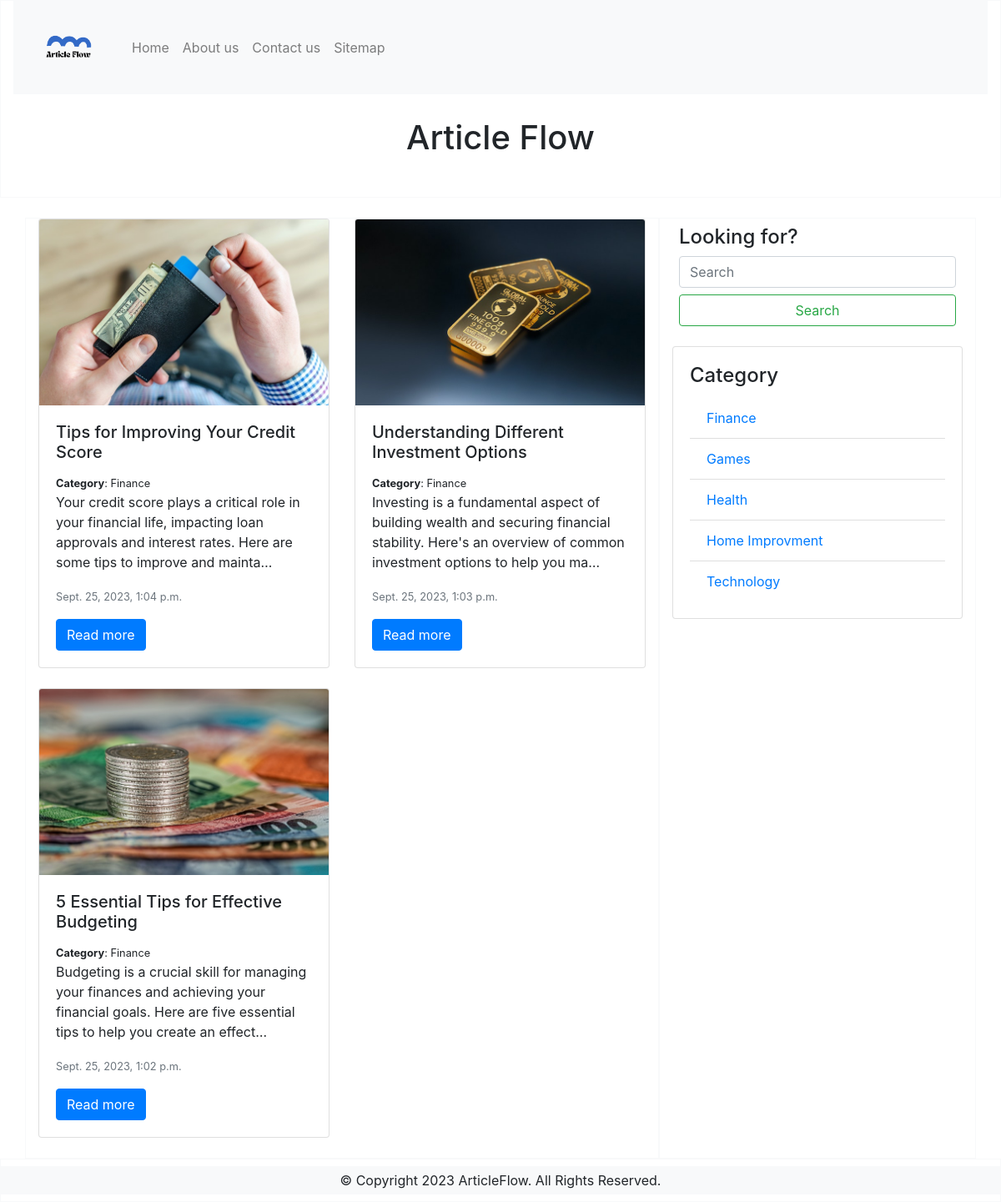
Page /category/finance/ on the committed database.
### blogapp/models.py (models this page shows, shortened)
class Post(models.Model):
    option = (
        ('draft', 'Draft'),
        ('published', 'Published'),
    )
    title = models.CharField(max_length=250)
    slug = slug = AutoSlugField(
        populate_from='title', unique=True, null=True, default=None)
    content = models.TextField()
    images = models.ImageField(upload_to='images')
    category = models.ForeignKey(Category, on_delete=models.CASCADE)
    created_at = models.DateTimeField(auto_now_add=True)
    updated_at = models.DateTimeField(auto_now=True)
    pub_status = models.CharField(
        max_length=10, choices=option, default='draft')
    author = models.ForeignKey(User, on_delete=models.PROTECT)
    tags = TaggableManager()
    class Meta:
        ordering = ['-created_at']

class Category(models.Model):
    title = models.CharField(max_length=250)
    slug = slug = AutoSlugField(
        populate_from='title', unique=True, null=True, default=None)
    def __str__(self):
        return self.title
    class Meta:
        ordering = ['title']
        verbose_name_plural = 'Categories'

### blogapp/views.py (the view)
# urls.py: path('category/<slug:catslug>/', views.category, name='category'),
def category(request, catslug):
    query = Category.objects.get(slug=catslug)
    posts = Post.objects.filter(category=query)
    all_cat = Category.objects.all()
    context = {
        'cats_posts': posts,
        'all_cats': all_cat,
        'category_search': query,
    }
    return render(request, 'category_results.html', context)

### templates/category_results.html
{% extends 'base.html' %}
{% block content %}
  <div class="row row-cols-1 row-cols-md-2">
    {% for post in cats_posts %}
      <div class="col mb-4">
        <div class="card">
          <img class="card-img-top img-fluid" src="{{ post.images.url }}" alt="Card image cap" />
          <div class="card-body">
            <h5 class="card-title">{{ post.title }}</h5>
            <small><b>Category</b>: {{ post.category }}</small>
            <p class="card-text">{{ post.content|truncatechars:150 }}</p>
            <p class="card-text">
              <small class="text-muted">{{ post.created_at }}</small>
            </p>
            <a href="{% url 'post_detail' post.slug %}" class="btn btn-primary">Read more</a>
          </div>
        </div>
      </div>
    {% endfor %}
  </div>
{% endblock %}
{% block category %}
  <div class="row">
    <div class="col category">
      <div class="card">
        <div class="card-body">
          <h4 class="card-title">Category</h4>
          <ul class="list-group list-group-flush">
            {% for x in all_cats %}
              <li class="list-group-item">
                <a href="{% url 'category' x.slug %}" class="card-link">{{ x.title }}</a>
              </li>
            {% endfor %}
          </ul>
        </div>
      </div>
    </div>
  </div>
{% endblock %}

### static/css/style.css (style rules this page uses)
a { text-decoration: none; }

### rows in the picture
Post: images (picture), title "Tips for Improving Your Credit Score", category "Finance", content "Your credit score plays a critical role in your financial life, impacting loan approvals and interest rates. Here are some tips to improve and mainta…", created_at "Sept. 25, 2023, 1:04 p.m."
Post: images (picture), title "Understanding Different Investment Options", category "Finance", content "Investing is a fundamental aspect of building wealth and securing financial stability. Here's an overview of common investment options to help you ma…", created_at "Sept. 25, 2023, 1:03 p.m."
Post: images (picture), title "5 Essential Tips for Effective Budgeting", category "Finance", content "Budgeting is a crucial skill for managing your finances and achieving your financial goals. Here are five essential tips to help you create an effect…", created_at "Sept. 25, 2023, 1:02 p.m."
Category: title "Finance"
Category: title "Games"
Category: title "Health"
Category: title "Home Improvment"
Category: title "Technology"
